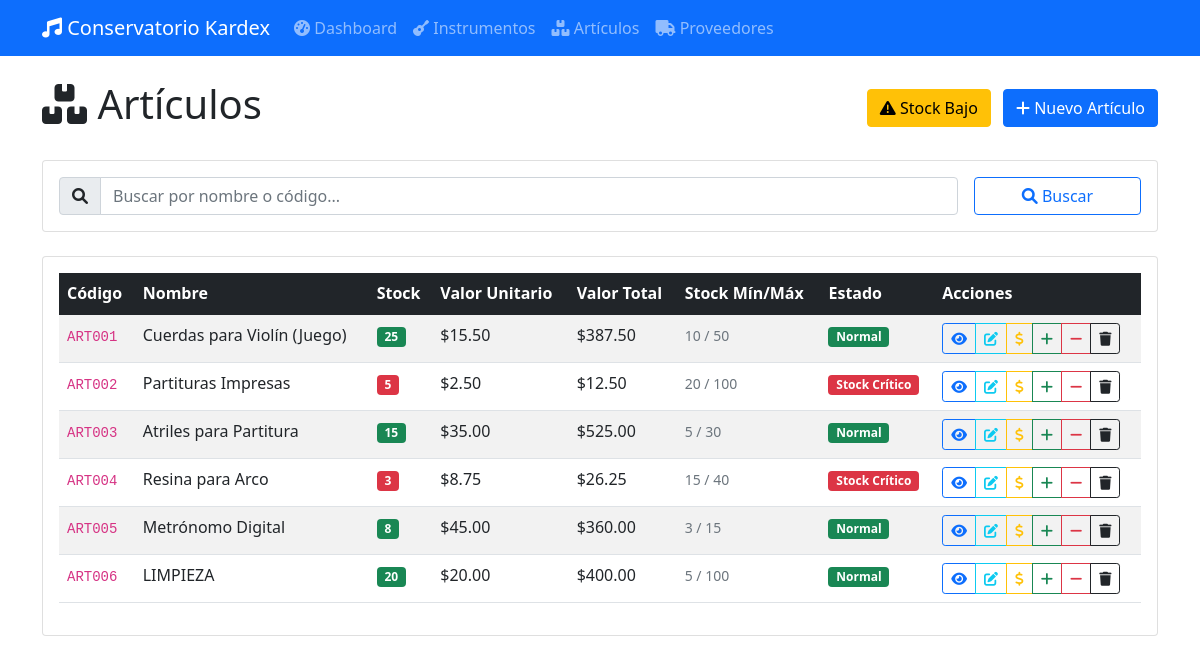
Before: /articulos/ with the older database file.
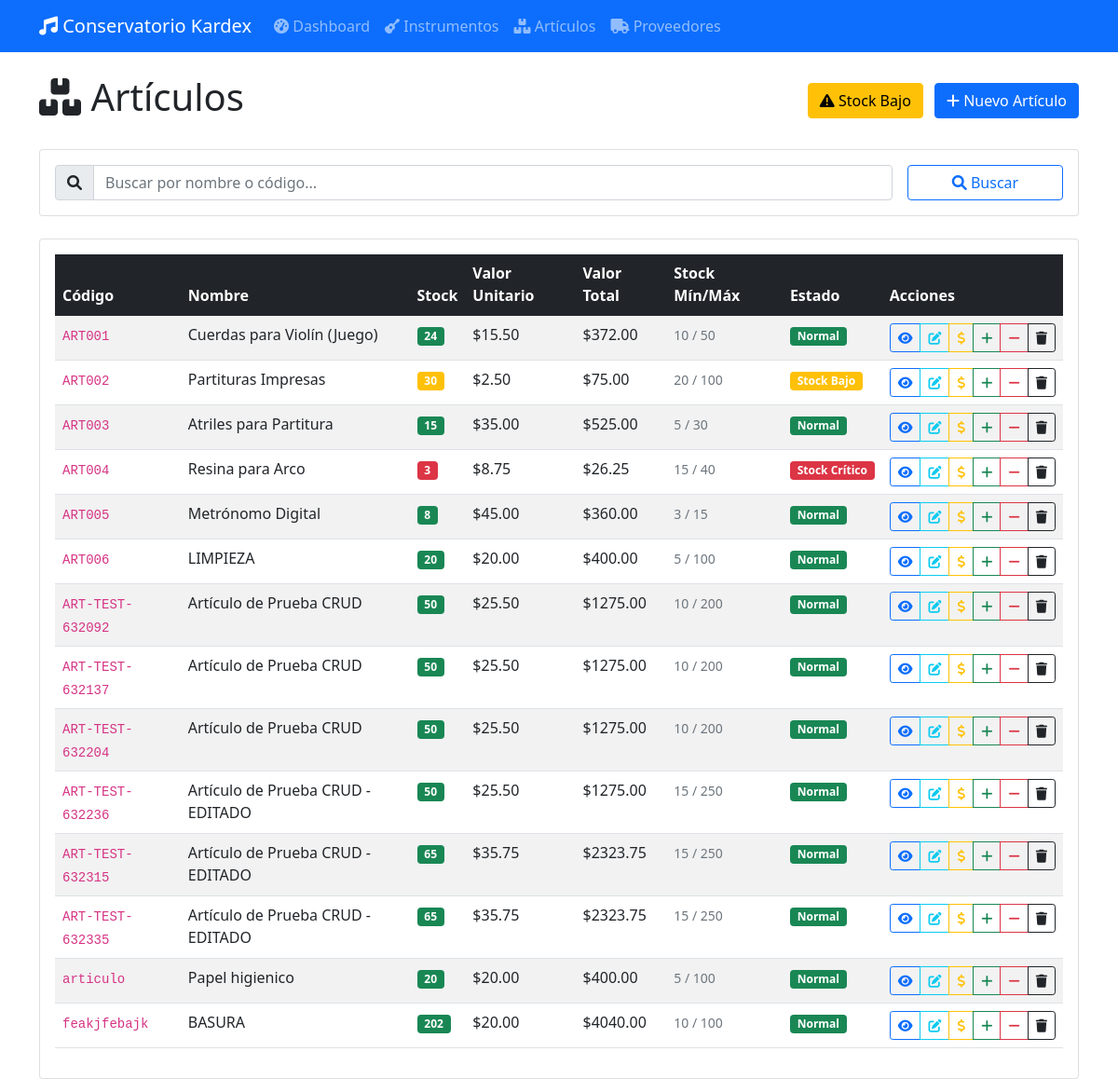
After: the same page with the newer database file.
### app/database/models.py (models this page shows, shortened)
class Articulo(db.Model):
    __tablename__ = 'tb_articulo'
    i_id = db.Column(db.Integer, db.ForeignKey('tb_item.id'), primary_key=True)
    a_c_contable = db.Column(db.String(20), nullable=False)
    a_stockMax = db.Column(db.Integer)
    a_stockMin = db.Column(db.Integer)
    created_at = db.Column(db.DateTime, default=datetime.utcnow)
    updated_at = db.Column(db.DateTime, default=datetime.utcnow, onupdate=datetime.utcnow)

class BaseModel(db.Model):
    __abstract__ = True
    id = db.Column(db.Integer, primary_key=True)
    created_at = db.Column(db.DateTime, default=datetime.utcnow)
    updated_at = db.Column(db.DateTime, default=datetime.utcnow, onupdate=datetime.utcnow)

class Item(BaseModel):
    __tablename__ = 'tb_item'
    i_codigo = db.Column(db.String(20), unique=True, nullable=False)
    i_nombre = db.Column(db.String(200), nullable=False)
    i_tipo = db.Column(db.String(20), nullable=False)  # 'instrumento' o 'articulo'
    i_cantidad = db.Column(db.Integer, default=0)
    i_vUnitario = db.Column(db.Numeric(10, 2), default=0.0)
    i_vTotal = db.Column(db.Numeric(10, 2), default=0.0)
    instrumento = db.relationship('Instrumento', backref='item', uselist=False)
    articulo = db.relationship('Articulo', backref='item', uselist=False)
    movimientos = db.relationship('MovimientoDetalle', backref='item', lazy=True)
    stock = db.relationship('Stock', backref='item', uselist=False)

### app/routes/web/articulos.py (the view)
@bp.route('/')
def listar_articulos():
    articulos = articulo_service.obtener_todos_articulos()
    return render_template('articulos/list.html', articulos=articulos)

### app/database/repositories/articulos.py (called while the page is built)
    def get_all_with_items(self):
        return db.session.query(Articulo, Item).join(Item, Articulo.i_id == Item.id).all()

### app/services/articulo_service.py (called while the page is built)
    def obtener_todos_articulos(self):
        return self.repo.get_all_with_items()

### app/templates/articulos/list.html (shortened to what this page needs)
{% extends "base.html" %}
{% block content %}
<div class="row">
    <div class="col-12">
        <div class="d-flex justify-content-between align-items-center mb-4">
            <h1>
                <i class="fas fa-boxes"></i> Artículos
            </h1>
            <div>
                <a href="{{ url_for('articulos.stock_bajo') }}" class="btn btn-warning me-2">
                    <i class="fas fa-exclamation-triangle"></i> Stock Bajo
                </a>
                <a href="{{ url_for('articulos.nuevo_articulo') }}" class="btn btn-primary">
                    <i class="fas fa-plus"></i> Nuevo Artículo
                </a>
            </div>
        </div>
    </div>
</div>
<div class="row mb-4">
    <div class="col-12">
        <div class="card">
            <div class="card-body">
                <form method="GET" action="{{ url_for('articulos.buscar_articulos') }}" class="row g-3">
                    <div class="col-md-10">
                        <div class="input-group">
                            <span class="input-group-text">
                                <i class="fas fa-search"></i>
                            </span>
                            <input type="text" class="form-control" name="q"
                                   placeholder="Buscar por nombre o código..."
                                   value="{{ termino_busqueda or '' }}">
                        </div>
                    </div>
                    <div class="col-md-2">
                        <button type="submit" class="btn btn-outline-primary w-100">
                            <i class="fas fa-search"></i> Buscar
                        </button>
                    </div>
                </form>
            </div>
        </div>
    </div>
</div>
<div class="row">
    <div class="col-12">
        <div class="card">
            <div class="card-body">
                {% if articulos %}
                <div class="table-responsive">
                    <table class="table table-striped table-hover">
                        <thead class="table-dark">
                            <tr>
                                <th>Código</th>
                                <th>Nombre</th>
                                <th>Stock</th>
                                <th>Valor Unitario</th>
                                <th>Valor Total</th>
                                <th>Stock Mín/Máx</th>
                                <th>Estado</th>
                                <th>Acciones</th>
                            </tr>
                        </thead>
                        <tbody>
                            {% for articulo, item in articulos %}
                            <tr>
                                <td>
                                    <code>{{ item.i_codigo }}</code>
                                </td>
                                <td>{{ item.i_nombre }}</td>
                                <td>
                                    {% if item.i_cantidad <= articulo.a_stockMin %}
                                        <span class="badge bg-danger">{{ item.i_cantidad }}</span>
                                    {% elif item.i_cantidad <= (articulo.a_stockMin * 1.5) %}
                                        <span class="badge bg-warning">{{ item.i_cantidad }}</span>
                                    {% else %}
                                        <span class="badge bg-success">{{ item.i_cantidad }}</span>
                                    {% endif %}
                                </td>
                                <td>${{ "%.2f"|format(item.i_vUnitario) }}</td>
                                <td>${{ "%.2f"|format(item.i_vTotal) }}</td>
                                <td>
                                    <small class="text-muted">
                                        {{ articulo.a_stockMin }} / {{ articulo.a_stockMax }}
                                    </small>
                                </td>
                                <td>
                                    {% if item.i_cantidad <= articulo.a_stockMin %}
                                        <span class="badge bg-danger">Stock Crítico</span>
                                    {% elif item.i_cantidad <= (articulo.a_stockMin * 1.5) %}
                                        <span class="badge bg-warning">Stock Bajo</span>
                                    {% else %}
                                        <span class="badge bg-success">Normal</span>
                                    {% endif %}
                                </td>
                                <td>
                                    <div class="btn-group btn-group-sm" role="group">
                                        <a href="{{ url_for('articulos.detalle_articulo', articulo_id=item.id) }}"
                                           class="btn btn-outline-primary" title="Ver detalles">
                                            <i class="fas fa-eye"></i>
                                        </a>
                                        <a href="{{ url_for('articulos.editar_articulo', articulo_id=item.id) }}"
                                           class="btn btn-outline-info" title="Editar">
                                            <i class="fas fa-edit"></i>
                                        </a>
                                        <button type="button" class="btn btn-outline-warning"
                                                data-bs-toggle="modal"
                                                data-bs-target="#precioModal{{ item.id }}"
                                                title="Actualizar precio">
                                            <i class="fas fa-dollar-sign"></i>
                                        </button>
                                        <button type="button" class="btn btn-outline-success"
                                                data-bs-toggle="modal"
                                                data-bs-target="#entradaModal{{ item.id }}"
                                                title="Registrar entrada">
                                            <i class="fas fa-plus"></i>
                                        </button>
                                        <button type="button" class="btn btn-outline-danger"
                                                data-bs-toggle="modal"
                                                data-bs-target="#salidaModal{{ item.id }}"
                                                title="Registrar salida">
                                            <i class="fas fa-minus"></i>
                                        </button>
                                        <button type="button" class="btn btn-outline-dark"
                                                data-bs-toggle="modal"
                                                data-bs-target="#eliminarModal{{ item.id }}"
                                                title="Eliminar">
                                            <i class="fas fa-trash"></i>
                                        </button>
                                    </div>
                                </td>
                            </tr>
                            {% endfor %}
                        </tbody>
                    </table>
                </div>
                {% endif %}
            </div>
        </div>
    </div>
</div>
{% endblock %}

### app/templates/base.html (shortened to what this page needs)
<!DOCTYPE html>
<html lang="es">
<head>
    <link href="https://cdn.jsdelivr.net/npm/bootstrap@5.1.3/dist/css/bootstrap.min.css" rel="stylesheet">
    <link href="https://cdnjs.cloudflare.com/ajax/libs/font-awesome/6.0.0/css/all.min.css" rel="stylesheet">
</head>
<body>
    <nav class="navbar navbar-expand-lg navbar-dark bg-primary">
        <div class="container">
            <a class="navbar-brand" href="{{ url_for('dashboard.index') }}">
                <i class="fas fa-music"></i> Conservatorio Kardex
            </a>
            <div class="collapse navbar-collapse" id="navbarNav">
                <ul class="navbar-nav me-auto">
                    <li class="nav-item">
                        <a class="nav-link" href="{{ url_for('dashboard.index') }}">
                            <i class="fas fa-tachometer-alt"></i> Dashboard
                        </a>
                    </li>
                    <li class="nav-item">
                        <a class="nav-link" href="{{ url_for('instrumentos.listar_instrumentos') }}">
                            <i class="fas fa-guitar"></i> Instrumentos
                        </a>
                    </li>
                    <li class="nav-item">
                        <a class="nav-link" href="{{ url_for('articulos.listar_articulos') }}">
                            <i class="fas fa-boxes"></i> Artículos
                        </a>
                    </li>
                    <li class="nav-item">
                        <a class="nav-link" href="{{ url_for('proveedores.listar_proveedores') }}">
                            <i class="fas fa-truck"></i> Proveedores
                        </a>
                    </li>
                </ul>
            </div>
        </div>
    </nav>
    <div class="container mt-4">
        {% block content %}{% endblock %}
    </div>
</body>
</html>

Changed rows visible on the page:
changed through a linked row, Articulo "Cuerdas para Violín (Juego)": i_cantidad "25" → "24"
changed Item (number 1 of 14 on the later page): i_vTotal "387.50" → "372.00"
changed through a linked row, Articulo "Partituras Impresas": i_cantidad "5" → "30"; text "Stock Crítico" → "Stock Bajo"
changed Item (number 2 of 14 on the later page): i_cantidad 5 → 30 (drawn); i_vTotal "12.50" → "75.00"
added Articulo: i_codigo "ART-TEST-632092", i_nombre "Artículo de Prueba CRUD", i_cantidad "50", a_stockMin "10", a_stockMax "200", shows "Normal"
added Item: i_vUnitario "25.50", i_vTotal "1275.00"
added Articulo: i_codigo "ART-TEST-632137", i_nombre "Artículo de Prueba CRUD", i_cantidad "50", a_stockMin "10", a_stockMax "200", shows "Normal"
added Item: i_vUnitario "25.50", i_vTotal "1275.00"
added Articulo: i_codigo "ART-TEST-632204", i_nombre "Artículo de Prueba CRUD", i_cantidad "50", a_stockMin "10", a_stockMax "200", shows "Normal"
added Item: i_vUnitario "25.50", i_vTotal "1275.00"
added Articulo: i_codigo "ART-TEST-632236", i_nombre "Artículo de Prueba CRUD - EDITADO", i_cantidad "50", a_stockMin "15", a_stockMax "250", shows "Normal"
added Item: i_vUnitario "25.50", i_vTotal "1275.00"
added Articulo: i_codigo "ART-TEST-632315", i_nombre "Artículo de Prueba CRUD - EDITADO", i_cantidad "65", a_stockMin "15", a_stockMax "250", shows "Normal"
added Item: i_vUnitario "35.75", i_vTotal "2323.75"
added Articulo: i_codigo "ART-TEST-632335", i_nombre "Artículo de Prueba CRUD - EDITADO", i_cantidad "65", a_stockMin "15", a_stockMax "250", shows "Normal"
added Item: i_vUnitario "35.75", i_vTotal "2323.75"
added Articulo: i_codigo "articulo", i_nombre "Papel higienico", i_cantidad "20", a_stockMin "5", a_stockMax "100", shows "Normal"
added Item: i_vUnitario "20.00", i_vTotal "400.00"
added Articulo: i_codigo "feakjfebajk", i_nombre "BASURA", i_cantidad "202", a_stockMin "10", a_stockMax "100", shows "Normal"
added Item: i_vUnitario "20.00", i_vTotal "4040.00"
